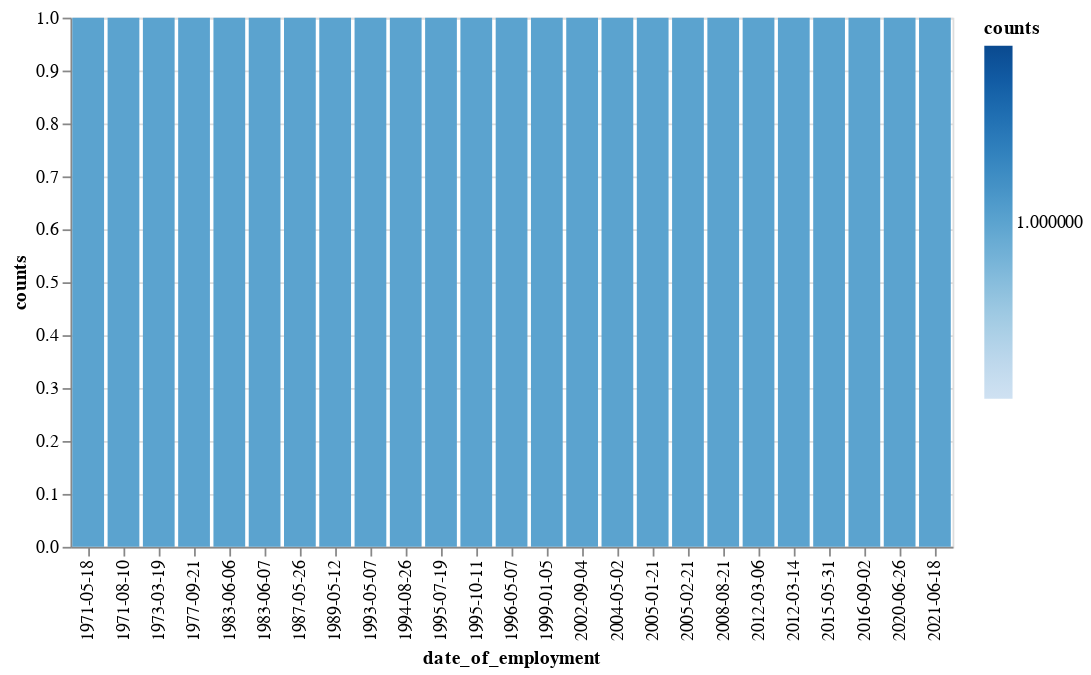

This figure's notebook cell:
### Markdown cell above
# chart1

### Code cell
data = pd.DataFrame(workers, columns=['date_of_employment'])
data = pd.DataFrame(workers.value_counts(ascending=False).iloc[:25])
alt.Chart(data.reset_index().rename(columns={0: "counts"})).mark_bar(orient='vertical').encode(
    x='date_of_employment',
    y='counts', color='counts'
)

### Figure 1 — Vega-Lite specification as saved in the notebook (floating-point values rounded to 4 significant figures)
{"config": {"view": {"continuousWidth": 400, "continuousHeight": 300}}, "data": {"name": "data-7c7df07c04c0f52d63c9e5bfc72e82f7"}, "mark": {"type": "bar", "orient": "vertical"}, "encoding": {"color": {"field": "counts", "type": "quantitative"}, "x": {"field": "date_of_employment", "type": "nominal"}, "y": {"field": "counts", "type": "quantitative"}}, "$schema": "https://vega.github.io/schema/vega-lite/v4.17.0.json", "datasets": {"data-7c7df07c04c0f52d63c9e5bfc72e82f7": [{"Unnamed: 0": 0, "id": 27088, "name": "Pomponio Boccaccio", "team": "DarkGreen", "date_of_employment": "2004-05-02", "employment_type": "Full time", "counts": 1}, {"Unnamed: 0": 671, "id": 5589, "name": "Gianfranco Tomasini", "team": "FloralWhite", "date_of_employment": "1993-05-07", "employment_type": "Half time", "counts": 1}, {"Unnamed: 0": 658, "id": 11846, "name": "Ramona Agostini", "team": "FloralWhite", "date_of_employment": "1996-05-07", "employment_type": "Half time", "counts": 1}, {"Unnamed: 0": 659, "id": 7266, "name": "Mattia Sinisi", "team": "BlueViolet", "date_of_employment": "2005-02-21", "employment_type": "Half time", "counts": 1}, {"Unnamed: 0": 660, "id": 10359, "name": "Dario Sbarbaro-Regge", "team": "FloralWhite", "date_of_employment": "1983-06-07", "employment_type": "Half time", "counts": 1}, {"Unnamed: 0": 661, "id": 6260, "name": "Sig. Michelotto Priuli", "team": "Maroon", "date_of_employment": "2005-01-21", "employment_type": "Half time", "counts": 1}, {"Unnamed: 0": 662, "id": 17628, "name": "Lucrezia Cattaneo-Turchetta", "team": "BlueViolet", "date_of_employment": "2002-09-04", "employment_type": "Half time", "counts": 1}, {"Unnamed: 0": 663, "id": 4529, "name": "Amalia Esposito", "team": "FloralWhite", "date_of_employment": "2016-09-02", "employment_type": "Half time", "counts": 1}, {"Unnamed: 0": 664, "id": 565, "name": "Sig.ra Rosalia Bataglia", "team": "Pink", "date_of_employment": "2021-06-18", "employment_type": "Half time", "counts": 1}, {"Unnamed: 0": 665, "id": 18944, "name": "Giustino Quasimodo", "team": "FloralWhite", "date_of_employment": "1995-10-11", "employment_type": "Half time", "counts": 1}, {"Unnamed: 0": 666, "id": 2890, "name": "Uberto Bixio", "team": "Pink", "date_of_employment": "1989-05-12", "employment_type": "Half time", "counts": 1}, {"Unnamed: 0": 667, "id": 2495, "name": "Maria Bixio-Bellò", "team": "Pink", "date_of_employment": "2008-08-21", "employment_type": "Half time", "counts": 1}, {"Unnamed: 0": 668, "id": 43230, "name": "Sig. Paolo Marrone", "team": "BlueViolet", "date_of_employment": "1977-09-21", "employment_type": "Half time", "counts": 1}, {"Unnamed: 0": 669, "id": 16962, "name": "Mariano Aloisio", "team": "DarkGreen", "date_of_employment": "1971-08-10", "employment_type": "Half time", "counts": 1}, {"Unnamed: 0": 670, "id": 6317, "name": "Uberto Roccabonella", "team": "DarkGreen", "date_of_employment": "1987-05-26", "employment_type": "Half time", "counts": 1}, {"Unnamed: 0": 672, "id": 37588, "name": "Gilberto Cignaroli", "team": "Pink", "date_of_employment": "1995-07-19", "employment_type": "Half time", "counts": 1}, {"Unnamed: 0": 687, "id": 26259, "name": "Maurilio Battelli", "team": "FloralWhite", "date_of_employment": "2012-03-14", "employment_type": "Half time", "counts": 1}, {"Unnamed: 0": 673, "id": 43440, "name": "Ugo Cundari", "team": "DarkGreen", "date_of_employment": "1994-08-26", "employment_type": "Half time", "counts": 1}, {"Unnamed: 0": 674, "id": 11815, "name": "Chiara Volta", "team": "BlueViolet", "date_of_employment": "2015-05-31", "employment_type": "Half time", "counts": 1}, {"Unnamed: 0": 675, "id": 24273, "name": "Fernanda Nitti", "team": "BlueViolet", "date_of_employment": "1999-01-05", "employment_type": "Half time", "counts": 1}, {"Unnamed: 0": 676, "id": 5805, "name": "Gaetano Scamarcio", "team": "Maroon", "date_of_employment": "2020-06-26", "employment_type": "Half time", "counts": 1}, {"Unnamed: 0": 677, "id": 16132, "name": "Paola Leone", "team": "Maroon", "date_of_employment": "1971-05-18", "employment_type": "Half time", "counts": 1}, {"Unnamed: 0": 678, "id": 13340, "name": "Benito Micheletti", "team": "DarkGreen", "date_of_employment": "1973-03-19", "employment_type": "Half time", "counts": 1}, {"Unnamed: 0": 679, "id": 39505, "name": "Fabia Fattori", "team": "Pink", "date_of_employment": "2012-03-06", "employment_type": "Half time", "counts": 1}, {"Unnamed: 0": 680, "id": 7188, "name": "Tullio Cabrini-Barsanti", "team": "FloralWhite", "date_of_employment": "1983-06-06", "employment_type": "Half time", "counts": 1}]}}
